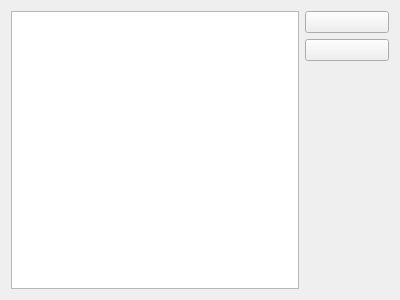
<?xml version="1.0" encoding="UTF-8"?>
<ui version="4.0">
 <class>ChecksumSearch</class>
 <widget class="QWidget" name="ChecksumSearch">
  <property name="geometry">
   <rect>
    <x>0</x>
    <y>0</y>
    <width>400</width>
    <height>300</height>
   </rect>
  </property>
  <layout class="QGridLayout" name="gridLayout">
   <item row="0" column="0" rowspan="3">
    <widget class="QTreeView" name="treeView">
     <property name="selectionMode">
      <enum>QAbstractItemView::ExtendedSelection</enum>
     </property>
     <property name="rootIsDecorated">
      <bool>false</bool>
     </property>
     <property name="uniformRowHeights">
      <bool>true</bool>
     </property>
     <property name="itemsExpandable">
      <bool>false</bool>
     </property>
     <property name="sortingEnabled">
      <bool>true</bool>
     </property>
    </widget>
   </item>
   <item row="0" column="1">
    <widget class="KPushButton" name="add"/>
   </item>
   <item row="1" column="1">
    <widget class="KPushButton" name="remove"/>
   </item>
   <item row="2" column="1">
    <spacer name="verticalSpacer">
     <property name="orientation">
      <enum>Qt::Vertical</enum>
     </property>
     <property name="sizeHint" stdset="0">
      <size>
       <width>84</width>
       <height>128</height>
      </size>
     </property>
    </spacer>
   </item>
  </layout>
 </widget>
 <customwidgets>
  <customwidget>
   <class>KPushButton</class>
   <extends>QPushButton</extends>
   <header>kpushbutton.h</header>
  </customwidget>
 </customwidgets>
 <connections/>
</ui>
